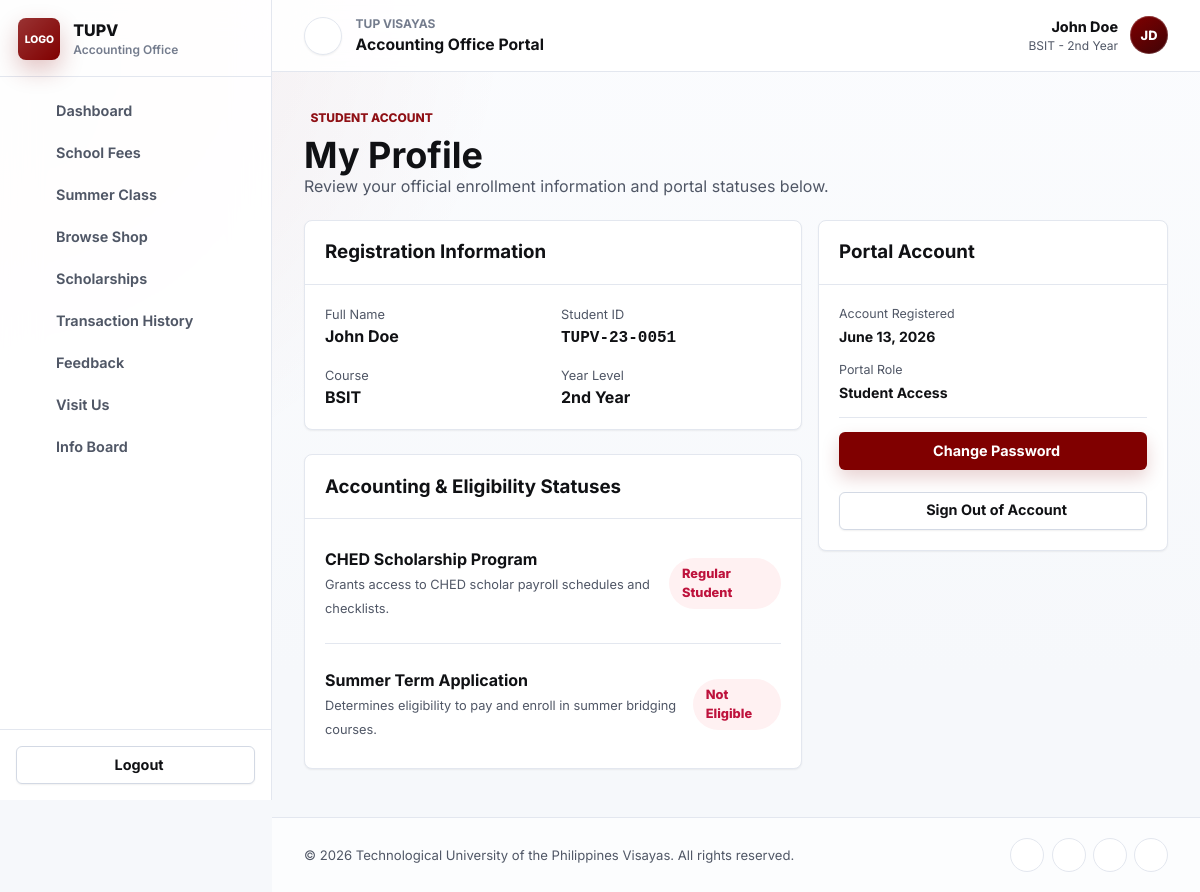
The app's page /profile.php (signed in) with its own data.
### tables this page shows
CREATE TABLE IF NOT EXISTS users (
    id INT AUTO_INCREMENT PRIMARY KEY,
    student_id VARCHAR(20) NOT NULL UNIQUE,
    password_hash VARCHAR(255) NOT NULL,
    first_name VARCHAR(50) NOT NULL,
    last_name VARCHAR(50) NOT NULL,
    course VARCHAR(50),
    year_level INT,
    is_eligible_summer_class BOOLEAN DEFAULT TRUE,
    is_ched_scholar BOOLEAN DEFAULT FALSE,
    created_at TIMESTAMP DEFAULT CURRENT_TIMESTAMP
);

### profile.php (the view, shortened to what this page needs)
<?php
require_once 'php/db.php';
require_once 'php/includes/header.php';
$userId = $_SESSION['user']['id'];
$stmt = $pdo->prepare("SELECT * FROM users WHERE id = ?");
$stmt->execute([$userId]);
$user = $stmt->fetch();
$yearFormatted = '';
switch ((int)$user['year_level']) {
    case 2: $yearFormatted = '2nd Year'; break;
}
?>
<div class="page-header">
    <div>
        <span class="eyebrow"><i class="ph ph-user"></i> Student Account</span>
        <h1>My Profile</h1>
        <p class="text-muted">Review your official enrollment information and portal statuses below.</p>
    </div>
</div>
<div class="form-shell" style="grid-template-columns: minmax(0, 1.2fr) 350px;">
    <div style="display: flex; flex-direction: column; gap: 1.5rem;">
        <div class="panel">
            <div class="panel-header">
                <h3><i class="ph ph-student"></i> Registration Information</h3>
            </div>
            <div class="panel-body" style="display: flex; flex-direction: column; gap: 1rem;">
                <div style="display: grid; grid-template-columns: repeat(2, 1fr); gap: 1rem;">
                    <div>
                        <span class="text-muted" style="font-size: 0.8rem; display: block;">Full Name</span>
                        <strong style="font-size: 1rem;"><?php echo htmlspecialchars($user['first_name'] . ' ' . $user['last_name']); ?></strong>
                    </div>
                    <div>
                        <span class="text-muted" style="font-size: 0.8rem; display: block;">Student ID</span>
                        <strong style="font-size: 1rem;" class="mono"><?php echo htmlspecialchars($user['student_id']); ?></strong>
                    </div>
                    <div>
                        <span class="text-muted" style="font-size: 0.8rem; display: block;">Course</span>
                        <strong style="font-size: 1rem;"><?php echo htmlspecialchars($user['course']); ?></strong>
                    </div>
                    <div>
                        <span class="text-muted" style="font-size: 0.8rem; display: block;">Year Level</span>
                        <strong style="font-size: 1rem;"><?php echo htmlspecialchars($yearFormatted); ?></strong>
                    </div>
                </div>
            </div>
        </div>
        <div class="panel">
            <div class="panel-header">
                <h3><i class="ph ph-shield-check"></i> Accounting & Eligibility Statuses</h3>
            </div>
            <div class="panel-body" style="display: flex; flex-direction: column; gap: 1rem;">
                <div style="display: flex; justify-content: space-between; align-items: center; padding: 0.5rem 0;">
                    <div>
                        <strong style="display: block;">CHED Scholarship Program</strong>
                        <span class="text-muted" style="font-size: 0.8rem;">Grants access to CHED scholar payroll schedules and checklists.</span>
                    </div>
                    <div>
                        <?php if($user['is_ched_scholar'] == 1): ?>
                            <span class="slots-badge available" style="padding: 0.4rem 0.8rem; font-size: 0.8rem;">Active Scholar</span>
                        <?php else: ?>
                            <span class="slots-badge full" style="padding: 0.4rem 0.8rem; font-size: 0.8rem;">Regular Student</span>
                        <?php endif; ?>
                    </div>
                </div>
                <hr style="border: 0; border-top: 1px solid var(--line);">
                <div style="display: flex; justify-content: space-between; align-items: center; padding: 0.5rem 0;">
                    <div>
                        <strong style="display: block;">Summer Term Application</strong>
                        <span class="text-muted" style="font-size: 0.8rem;">Determines eligibility to pay and enroll in summer bridging courses.</span>
                    </div>
                    <div>
                        <?php if($user['is_eligible_summer_class'] == 1): ?>
                            <span class="slots-badge available" style="padding: 0.4rem 0.8rem; font-size: 0.8rem;">Eligible</span>
                        <?php else: ?>
                            <span class="slots-badge full" style="padding: 0.4rem 0.8rem; font-size: 0.8rem;">Not Eligible</span>
                        <?php endif; ?>
                    </div>
                </div>
            </div>
        </div>
    </div>
    <aside>
        <div class="panel">
            <div class="panel-header">
                <h3><i class="ph ph-fingerprint"></i> Portal Account</h3>
            </div>
            <div class="panel-body" style="display: flex; flex-direction: column; gap: 0.85rem;">
                <div>
                    <span class="text-muted" style="font-size: 0.78rem; display: block;">Account Registered</span>
                    <strong style="font-size: 0.88rem;"><?php echo date('F d, Y', strtotime($user['created_at'])); ?></strong>
                </div>
                <div>
                    <span class="text-muted" style="font-size: 0.78rem; display: block;">Portal Role</span>
                    <strong style="font-size: 0.88rem;">Student Access</strong>
                </div>
                <hr style="border: 0; border-top: 1px solid var(--line);">
                <a href="https://ers.tup.edu.ph/aims/students/forgot.php" target="_blank" class="btn btn-primary" style="width: 100%; margin-bottom: 0.5rem;"><i class="ph ph-key"></i> Change Password</a>
                <a href="logout.php" class="btn btn-outline" style="width: 100%;"><i class="ph ph-sign-out"></i> Sign Out of Account</a>
            </div>
        </div>
    </aside>
</div>
<?php
require_once 'php/includes/footer.php';
?>

### css/style.css (style rules this page uses)
:root { --tup-maroon: #800000; --tup-maroon-950: #3f0306; --tup-maroon-900: #5b0004; --tup-maroon-800: #720006; --tup-maroon-700: #8f1015; --tup-maroon-100: #f7dfe1; --tup-maroon-50: #fff4f4; --tup-gray: #7c8391; --gcash-blue: #007bfe; --gcash-blue-dark: #0056b3; --blue-50: #eef6ff; --blue-600: #1864d8; --green-50: #ecfdf5; --green-700: #047857; --amber-50: #fff7ed; --amber-700: #b45309; --violet-50: #f5f3ff; --violet-700: #6d28d9; --ink-950: #101114; --ink-800: #252935; --ink-650: #505766; --ink-500: #747c8d; --ink-300: #c8ced8; --ink-150: #e7eaf0; --ink-100: #f0f2f6; --ink-50: #f7f8fb; --bg-color: #f6f8fb; --bg-card: #ffffff; --bg-elevated: rgba(255, 255, 255, 0.88); --text-main: var(--ink-950); --text-muted: var(--ink-650); --text-light: #ffffff; --line: #e3e7ef; --line-strong: #d3d9e4; --radius-sm: 4px; --radius-md: 6px; --radius-lg: 8px; --radius-xl: 8px; --shadow-xs: 0 1px 2px rgba(16, 17, 20, 0.06); --shadow-sm: 0 4px 14px rgba(16, 17, 20, 0.07); --shadow-md: 0 18px 42px rgba(16, 17, 20, 0.1); --shadow-focus: 0 0 0 4px rgba(128, 0, 0, 0.12); --font-heading: 'Inter', system-ui, -apple-system, BlinkMacSystemFont, 'Segoe UI', sans-serif; --font-body: 'Inter', system-ui, -apple-system, BlinkMacSystemFont, 'Segoe UI', sans-serif; color-scheme: light; }
* { box-sizing: border-box; margin: 0; padding: 0; }
html { scroll-behavior: smooth; }
body { min-height: 100vh; font-family: var(--font-body); background: radial-gradient(circle at top left, rgba(128, 0, 0, 0.08), transparent 32rem), linear-gradient(180deg, #fbfcfe 0%, var(--bg-color) 42rem); color: var(--text-main); line-height: 1.5; letter-spacing: 0; }
h1, h2, h3, h4, h5, h6 { font-family: var(--font-heading); color: var(--text-main); font-weight: 700; letter-spacing: 0; }
p { color: var(--text-muted); }
a { color: var(--tup-maroon-700); text-decoration: none; transition: color 0.16s ease, background 0.16s ease, border-color 0.16s ease; }
.btn { display: inline-flex; align-items: center; justify-content: center; gap: 0.45rem; min-height: 38px; padding: 0.58rem 0.95rem; border: 1px solid transparent; border-radius: var(--radius-md); cursor: pointer; font-weight: 700; font-size: 0.9rem; line-height: 1; white-space: nowrap; transition: transform 0.16s ease, box-shadow 0.16s ease, background 0.16s ease, border-color 0.16s ease; }
.btn-primary { background: var(--tup-maroon); color: var(--text-light); box-shadow: 0 8px 18px rgba(128, 0, 0, 0.18); }
.btn-outline { background: var(--bg-card); color: var(--text-main); border-color: var(--line-strong); box-shadow: var(--shadow-xs); }
.card, .panel { background: var(--bg-card); border: 1px solid var(--line); border-radius: var(--radius-lg); box-shadow: var(--shadow-xs); }
.panel { overflow: hidden; }
.panel-header { display: flex; align-items: flex-start; justify-content: space-between; gap: 1rem; padding: 1.1rem 1.25rem; border-bottom: 1px solid var(--line); }
.panel-body { padding: 1.25rem; }
.page-header { display: flex; justify-content: space-between; gap: 1.25rem; align-items: flex-start; margin-bottom: 1.35rem; }
.page-header h1, .shop-header h1, .welcome-section h1 { font-size: clamp(1.65rem, 3vw, 2.5rem); line-height: 1.06; }
.eyebrow { display: inline-flex; align-items: center; gap: 0.4rem; margin-bottom: 0.55rem; color: var(--tup-maroon-700); font-size: 0.75rem; font-weight: 800; text-transform: uppercase; }
.form-shell { display: grid; grid-template-columns: minmax(0, 1fr) 330px; gap: 1rem; align-items: start; }
.status, .slots-badge { display: inline-flex; align-items: center; min-height: 24px; padding: 0.22rem 0.58rem; border-radius: 999px; font-size: 0.76rem; font-weight: 800; }
.status.failed, .slots-badge.full { background: #fff1f2; color: #be123c; }
.text-muted { color: var(--text-muted); }
.mono { font-family: ui-monospace, SFMono-Regular, Menlo, Consolas, monospace; }

### records on screen
users: first_name+last_name "John Doe", student "TUPV-23-0051", course "BSIT", year_level "2nd Year", created_at "June 13, 2026"

### other values on screen
$userFirstName . ' ' . $userLastName "John Doe"
$userCourse . ' - ' . $userYearFormatted "BSIT - 2nd Year"
$initials "JD"
